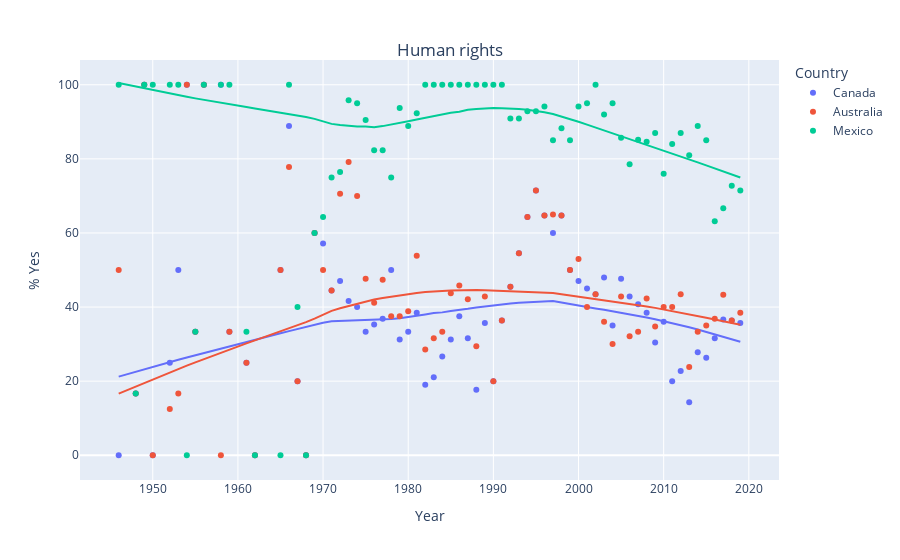
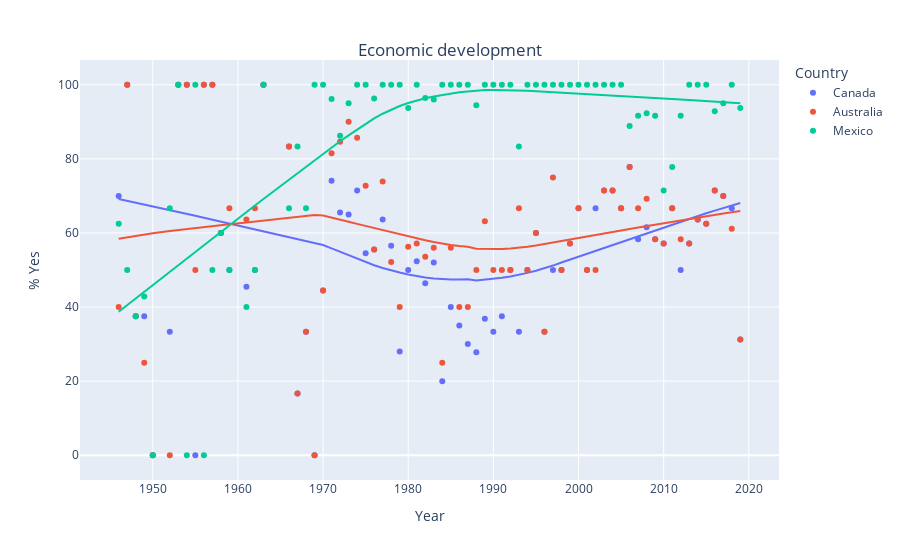
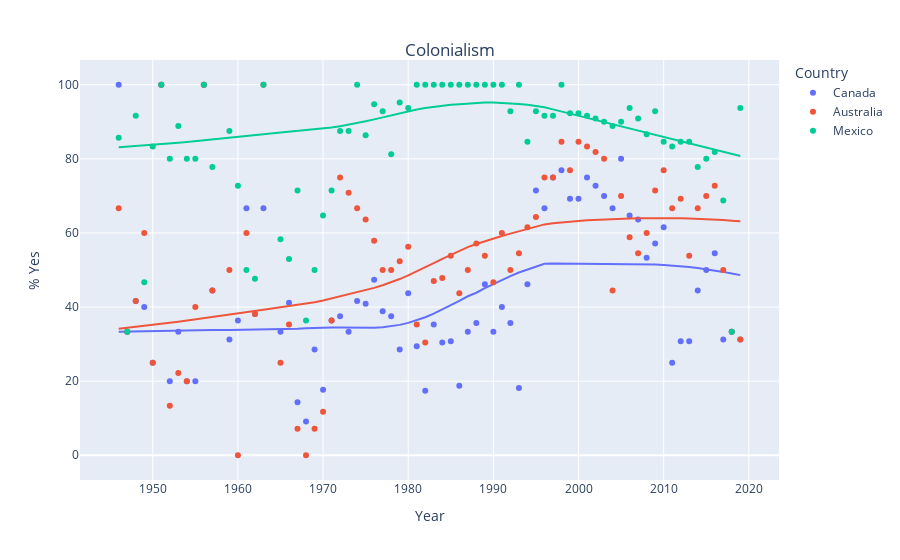
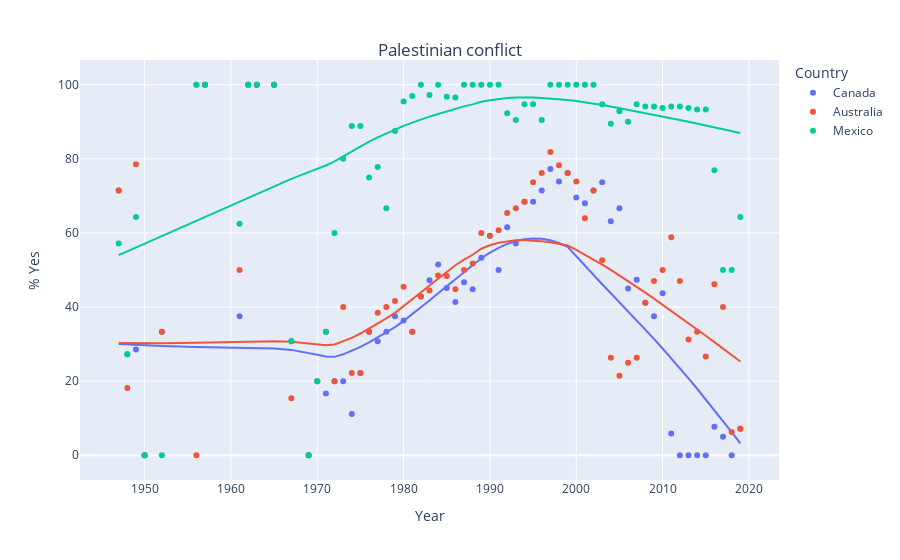

The code cell stored with these charts, in order, in its notebook:
### Markdown cell above
## Now that we have our focus countries, we can make pretty pictures.

You can just run the cell below - assuming you have done all the parts above!

### Code cell
def make_plot(countries,issue):
    '''
    A Python function that takes in the list of countries and issues and makes
    a scatter plot of each issue with a trendline for each country.
    '''
    x_data = []
    y_data = []
    c_data = []
    for cntry in countries:
        my_group = c_groups.get_group((cntry,issue))
        for y in my_group['year'].unique():
            x_data.append(y)
            tot_yes = sum(my_group[my_group['year']==y]['vote']=='yes')
            percent_yes = tot_yes/len(my_group[my_group['year']==y])*100
            y_data.append(percent_yes)
            c_data.append(cntry)

    fig = px.scatter(x=x_data, y=y_data,color=c_data,trendline="lowess",labels={"color": "Country"})

    fig.update_layout(
        title={
            'text': issue + '<br>',
            'y':0.9,
            'x':0.5,
            'xanchor': 'center',
            'yanchor': 'top'})
    fig.update_yaxes(title_text="% Yes")
    fig.update_xaxes(title_text="Year")
    fig.show()
    
for iss in issues:
    make_plot(countries,iss)
